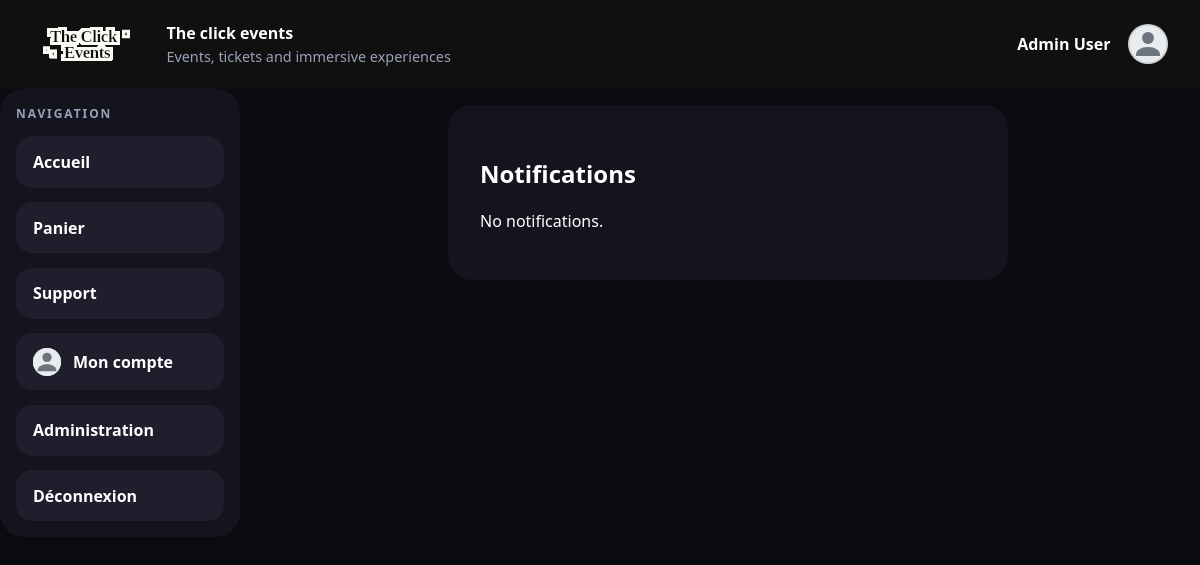
The app's page /notifications (signed in), older data.
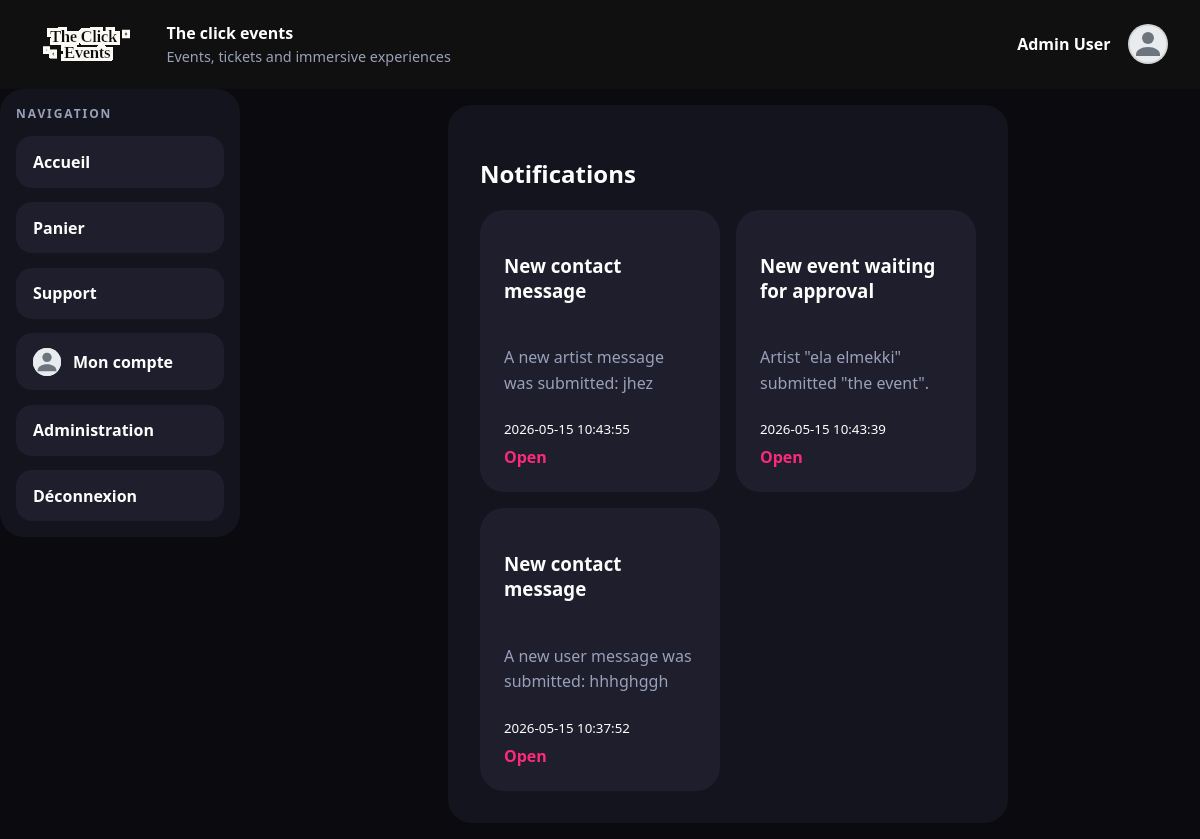
The same page, newer data.
### tables this page shows
CREATE TABLE notifications (
    id INTEGER PRIMARY KEY AUTOINCREMENT,
    user_id INTEGER NOT NULL,
    type TEXT NOT NULL,
    title TEXT NOT NULL,
    message TEXT NOT NULL,
    related_id INTEGER DEFAULT NULL,
    is_read INTEGER NOT NULL DEFAULT 0,
    created_at TEXT DEFAULT CURRENT_TIMESTAMP,
    FOREIGN KEY (user_id) REFERENCES users(id) ON DELETE CASCADE
);

### config/bootstrap.php (called while the page is built, shortened)
<?php
spl_autoload_register(static function (string $class): void {
    $prefix = 'App\\';
    $relativeClass = substr($class, strlen($prefix));
    $candidates = [
        APP_PATH . '/' . str_replace('\\', '/', $relativeClass) . '.php',
        CONFIG_PATH . '/' . str_replace('Config\\', '', $relativeClass) . '.php',
    ];
    foreach ($candidates as $file) {
        if (is_file($file)) {
            return;
        }
    }
});
function view(string $template, array $data = []): void
{
    require VIEW_PATH . '/layouts/main.php';
}
function e(?string $value): string
{
    return htmlspecialchars($value ?? '', ENT_QUOTES, 'UTF-8');
}

### app/core/Controller.php (called while the page is built, shortened)
<?php
abstract class Controller
{
    protected function render(string $template, array $data = []): void
    {
        view($template, $data);
    }
}

### app/controllers/NotificationController.php (called while the page is built, shortened)
<?php
final class NotificationController extends Controller
{
    public function index(): void
    {
        $userId = (int) $_SESSION['user']['id'];
        $notificationModel = new Notification();
        $notifications = $notificationModel->byUser($userId);
        $this->render('notification/index', [
            'notifications' => $notifications,
        ]);
    }
}

### config/Database.php (called while the page is built, shortened)
<?php
final class Database
{
    private static ?PDO $instance = null;
    public static function connection(): PDO
    {
        $driver = strtolower((string) ($_ENV['DB_DRIVER'] ?? 'sqlite'));
        $sqliteFile = dirname(__DIR__) . '/data/phpjs.sqlite';
        $sqliteDir = dirname($sqliteFile);
        $dsn = 'sqlite:' . $sqliteFile;
        try {
            self::$instance = new PDO($dsn, null, null, [
                PDO::ATTR_ERRMODE => PDO::ERRMODE_EXCEPTION,
                PDO::ATTR_DEFAULT_FETCH_MODE => PDO::FETCH_ASSOC,
            ]);
            self::$instance->exec('PRAGMA foreign_keys = ON');
            self::migrateSqlite(self::$instance);
            $row = self::$instance->query('SELECT COUNT(*) AS count FROM users')->fetch();
        } catch (PDOException $exception) {
            throw new RuntimeException('SQLite connection failed: ' . $exception->getMessage(), 0, $exception);
        }
        return self::$instance;
    }
    private static function migrateSqlite(PDO $pdo): void
    {
        self::ensureColumn($pdo, 'artists', 'user_id', 'INTEGER DEFAULT NULL');
        self::ensureColumn($pdo, 'events', 'category', "TEXT NOT NULL DEFAULT 'concert'");
        self::ensureUniqueIndex($pdo, 'artists', 'user_id');
        self::ensureCartItemsTable($pdo);
    }
    private static function ensureCartItemsTable(PDO $pdo): void
    {
        $columns = $pdo->query('PRAGMA table_info(cart_items)')->fetchAll();
        if ($columns !== false && count($columns) > 0) {
            return;
        }
    }
    private static function ensureColumn(PDO $pdo, string $table, string $column, string $definition): void
    {
        $columns = $pdo->query('PRAGMA table_info(' . $table . ')')->fetchAll();
        foreach ($columns as $existingColumn) {
            if (($existingColumn['name'] ?? null) === $column) {
                return;
            }
        }
    }
    private static function ensureUniqueIndex(PDO $pdo, string $table, string $column): void
    {
        $indexName = $table . '_' . $column . '_unique_idx';
        $indexes = $pdo->query('PRAGMA index_list(' . $table . ')')->fetchAll();
        foreach ($indexes as $index) {
            if (($index['name'] ?? null) === $indexName) {
                return;
            }
        }
    }
}

### app/models/BaseModel.php (called while the page is built, shortened)
<?php
abstract class BaseModel
{
    protected PDO $db;
    public function __construct()
    {
        $this->db = Database::connection();
    }
    protected function fetchAll(string $sql, array $params = []): array
    {
        $statement = $this->db->prepare($sql);
        $statement->execute($params);
        return $statement->fetchAll();
    }
    protected function execute(string $sql, array $params = []): bool
    {
        $statement = $this->db->prepare($sql);
        return $statement->execute($params);
    }
}

### app/models/Notification.php (called while the page is built, shortened)
<?php
final class Notification extends BaseModel
{
    public function byUser(int $userId): array
    {
        return $this->fetchAll(
            'SELECT * FROM notifications WHERE user_id = :user_id ORDER BY created_at DESC',
            [':user_id' => $userId]
        );
    }
}

### app/views/notification/index.php (the view)
<section class="auth-card">
    <h1>Notifications</h1>
    <?php if (empty($notifications)): ?>
        <p>No notifications.</p>
    <?php else: ?>
        <div class="cards notification-cards">
            <?php foreach ($notifications as $n): ?>
                <a class="card notification-card <?= $n['is_read'] ? 'is-read' : 'is-unread' ?>" href="/notifications/open?id=<?= e((string) $n['id']) ?>">
                    <h3><?= e($n['title']) ?></h3>
                    <p><?= e($n['message']) ?></p>
                    <small><?= e($n['created_at']) ?></small>
                    <span class="notification-action">Open</span>
                </a>
            <?php endforeach; ?>
        </div>
    <?php endif; ?>
</section>

Row changes from the older to the newer data that the page shows:
added notifications: title "New contact message", message "A new artist message was submitted: jhez", created_at "2026-05-15 10:43:55"
added notifications: title "New event waiting for approval", message "Artist \"ela elmekki\" submitted \"the event\".", created_at "2026-05-15 10:43:39"
added notifications: title "New contact message", message "A new user message was submitted: hhhghggh", created_at "2026-05-15 10:37:52"
Text that changed along with them:
text no longer shown: "No notifications."
